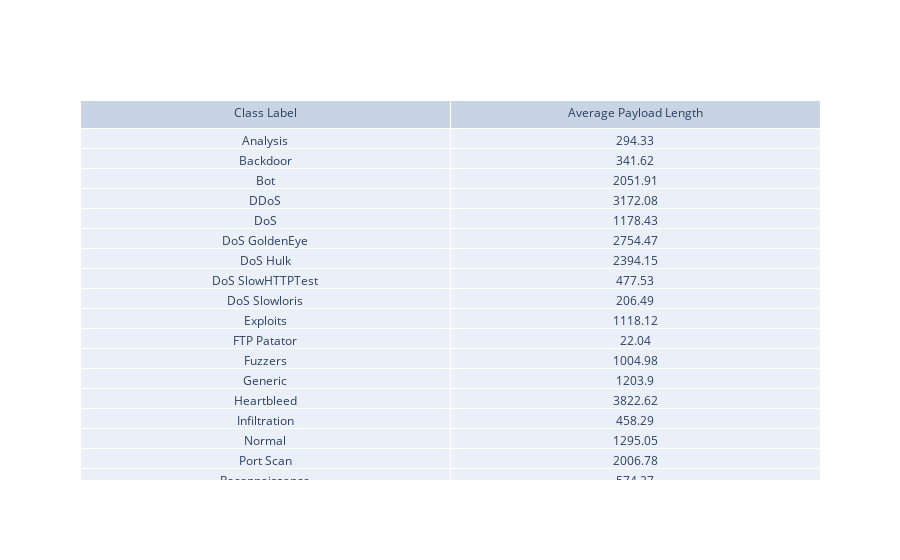

This figure's notebook cell:
### Code cell
fig = go.Figure(data=[go.Table(header=dict(values=['Class Label', 'Average Payload Length']),
                 cells=dict(values=[df.index.to_list(), df['payload len'].to_list()]))
                     ])
fig.update_layout(height=700)
fig.show()

### Figure 1 — Plotly figure (JSON) as saved in the notebook; plotly's stock layout.template omitted (floating-point values rounded to 4 significant figures)
{"data": [{"cells": {"values": [["Analysis", "Backdoor", "Bot", "DDoS", "DoS", "DoS GoldenEye", "DoS Hulk", "DoS SlowHTTPTest", "DoS Slowloris", "Exploits", "FTP Patator", "Fuzzers", "Generic", "Heartbleed", "Infiltration", "Normal", "Port Scan", "Reconnaissance", "SSH Patator", "Shellcode", "Web Attack - Brute Force", "Web Attack - SQL Injection", "Web Attack - XSS", "Worms"], [294.3, 341.6, 2052.0, 3172.0, 1178.0, 2754.0, 2394.0, 477.5, 206.5, 1118.0, 22.04, 1005.0, 1204.0, 3823.0, 458.3, 1295.0, 2007.0, 574.3, 152.7, 140.3, 575.3, 1278.0, 1141.0, 1275.0]]}, "header": {"values": ["Class Label", "Average Payload Length"]}, "type": "table"}], "layout": {"autosize": true}}
